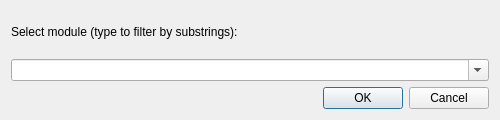
<?xml version="1.0" encoding="UTF-8"?>
<ui version="4.0">
 <class>GotoModuleDialog</class>
 <widget class="QDialog" name="GotoModuleDialog">
  <property name="geometry">
   <rect>
    <x>0</x>
    <y>0</y>
    <width>500</width>
    <height>120</height>
   </rect>
  </property>
  <property name="windowTitle">
   <string>Go to Module</string>
  </property>
  <layout class="QVBoxLayout" name="verticalLayout">
   <item>
    <widget class="QLabel" name="label">
     <property name="text">
      <string>Select module (type to filter by substrings):</string>
     </property>
    </widget>
   </item>
   <item>
    <widget class="omnetpp::qtenv::FilteringComboBox" name="modulePathComboBox">
     <property name="editable">
      <bool>true</bool>
     </property>
    </widget>
   </item>
   <item>
    <widget class="QDialogButtonBox" name="buttonBox">
     <property name="orientation">
      <enum>Qt::Horizontal</enum>
     </property>
     <property name="standardButtons">
      <set>QDialogButtonBox::Cancel|QDialogButtonBox::Ok</set>
     </property>
    </widget>
   </item>
  </layout>
 </widget>
 <customwidgets>
  <customwidget>
   <class>omnetpp::qtenv::FilteringComboBox</class>
   <extends>QComboBox</extends>
   <header>filteringcombobox.h</header>
  </customwidget>
 </customwidgets>
 <resources/>
 <connections>
  <connection>
   <sender>buttonBox</sender>
   <signal>accepted()</signal>
   <receiver>GotoModuleDialog</receiver>
   <slot>accept()</slot>
   <hints>
    <hint type="sourcelabel">
     <x>248</x>
     <y>254</y>
    </hint>
    <hint type="destinationlabel">
     <x>157</x>
     <y>274</y>
    </hint>
   </hints>
  </connection>
  <connection>
   <sender>buttonBox</sender>
   <signal>rejected()</signal>
   <receiver>GotoModuleDialog</receiver>
   <slot>reject()</slot>
   <hints>
    <hint type="sourcelabel">
     <x>316</x>
     <y>260</y>
    </hint>
    <hint type="destinationlabel">
     <x>286</x>
     <y>274</y>
    </hint>
   </hints>
  </connection>
 </connections>
</ui>
